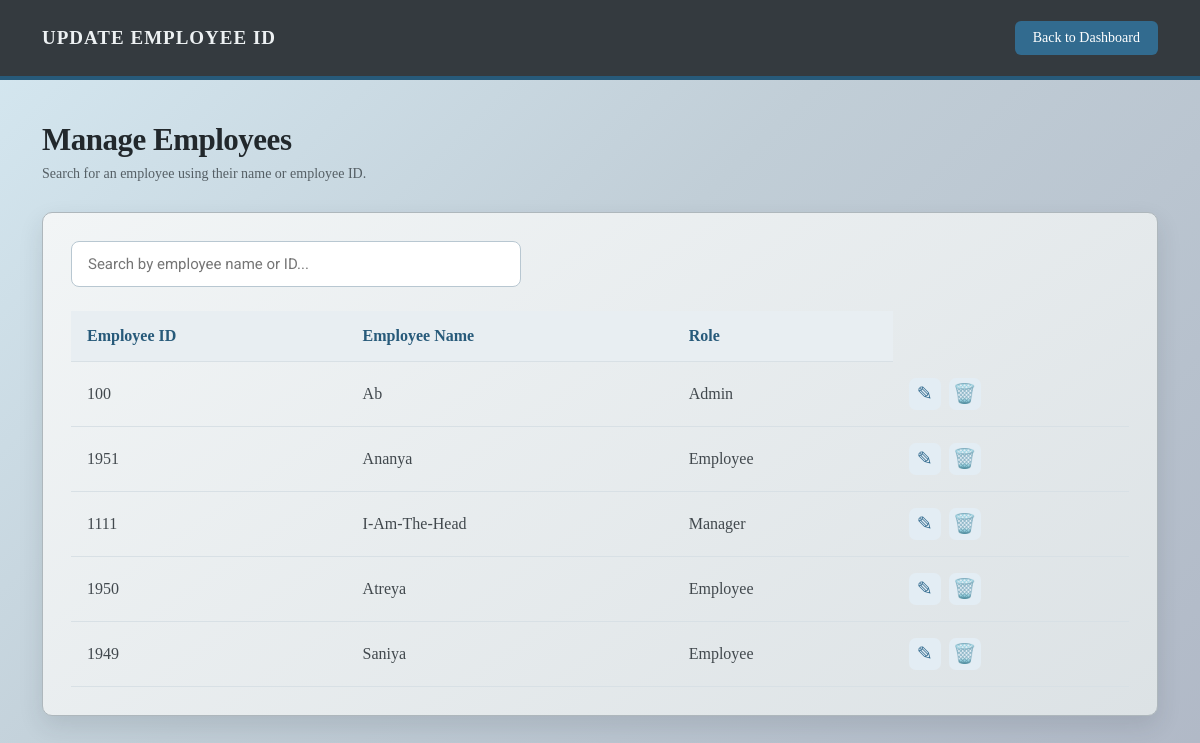
The page /manage-users (signed in) on the database as committed earlier.
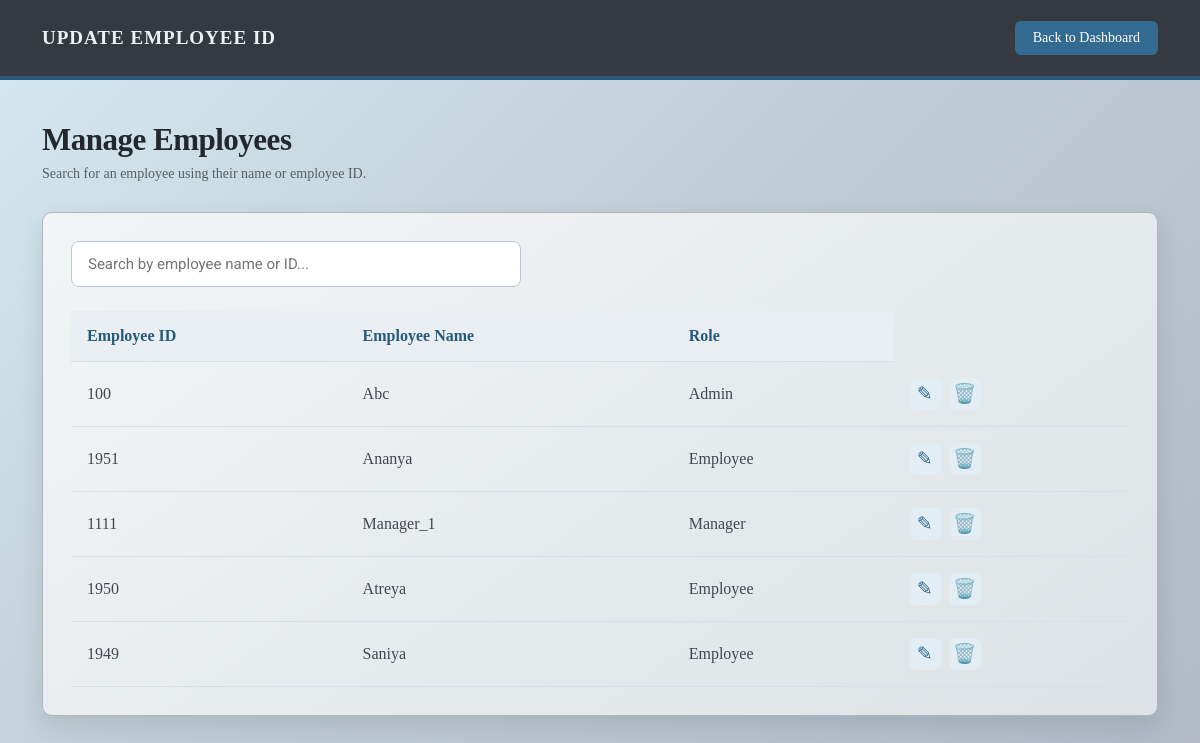
The same page on the database as committed later.
### tables this page shows
CREATE TABLE admin_log(
    srno INTEGER PRIMARY KEY AUTOINCREMENT,
    Employee_Name VARCHAR(100),
    Username INTEGER NOT NULL UNIQUE,
    Password TEXT NOT NULL,
    Role TEXT NOT NULL);

### app.py (the view)
@app.route("/manage-users")
@role_required("admin")
def manage_users():
    users = prac.view_user()
    return render_template("updateuser.html", users=users)

### app.py (called while the page is built)
def role_required(required_role):
    def decorator(function):
        @wraps(function)
        def wrapper(*args, **kwargs):
            if "username" not in session:
                flash("Please log in first.")
                return redirect(url_for("login"))
            if session.get("role") != required_role:
                flash("You do not have permission.")
                return redirect(url_for("login"))
            return function(*args, **kwargs)
        return wrapper
    return decorator

### prac.py (called while the page is built)
def connection_db():
    connection = sqlite3.connect("maintenance.db")
    return connection

def view_user():
    connection = connection_db()
    cursor = connection.cursor()
    cursor.execute("""SELECT srno, Employee_Name, Username, Role FROM admin_log""")
    logs = cursor.fetchall()
    connection.close()
    return logs

### templates/updateuser.html (shortened to what this page needs)
<!DOCTYPE html>
<html lang="en">
<head>
    <link rel="stylesheet"
          href="{{ url_for('static', filename='dashboard.css') }}">
</head>
<body class="dashboard admin-page update-user-page">
<header class="topbar">
    <h1>Update Employee ID</h1>
    <div class="topbar-right">
        <a href="{{ url_for('admin') }}" class="logout-btn">
            Back to Dashboard
        </a>
    </div>
</header>
<main class="dashboard-content">
    <section class="welcome-section">
        <h2>Manage Employees</h2>
        <p>Search for an employee using their name or employee ID.</p>
    </section>
    <section class="content-card">
        <div class="search-container">
            <input
                type="text"
                id="employeeSearch"
                placeholder="Search by employee name or ID..."
            >
        </div>
        <div class="table-container">
            <table class="employee-table">
                <thead>
                    <tr>
                        <th>Employee ID</th>
                        <th>Employee Name</th>
                        <th>Role</th>
                    </tr>
                </thead>
                <tbody id="employeeTableBody">
                    {% for user in users %}
                    <tr>
                        <td>{{ user[2] }}</td>
                        <td>{{ user[1] }}</td>
                        <td>{{ user[3]|title }}</td>
                        <td>
                            <div class="employee-icon-actions">
                                <button
                                    type="button"
                                    class="icon-btn edit-icon"
                                    title="Edit employee"
                                    data-id="{{ user[2] }}"
                                    data-name="{{ user[1] }}"
                                    data-role="{{ user[3] }}"
                                >
                                    ✎
                                </button>
                                <button
                                    type="button"
                                    class="icon-btn delete-icon"
                                    title="Delete employee"
                                    data-id="{{ user[2] }}"
                                    data-name="{{ user[1] }}"
                                >
                                    🗑️
                                </button>
                            </div>
                        </td>
                    </tr>
                    {% else %}
                    <tr>
                        <td colspan="4">No employees registered yet.</td>
                    </tr>
                    {% endfor %}
                </tbody>
            </table>
        </div>
    </section>
</main>
</body>
</html>

### static/dashboard.css (style rules this page uses)
* { margin: 0; padding: 0; box-sizing: border-box; }
html, body { width: 100%; min-height: 100%; }
body { margin: 0; }
.dashboard { min-height: 100vh; background: linear-gradient( 135deg, #d5e8f1 0%, #c1ced7 45%, #b0b8c6 100% ); color: #1f2933; overflow-x: hidden; }
.topbar { width: 100%; height: 80px; display: flex; align-items: center; justify-content: space-between; padding: 0 42px; background: linear-gradient( 135deg, #343a3f, #343a3f ); border-bottom: 4px solid #397fa5; color: #edf1f3; box-shadow: none; }
.topbar h1 { margin: 0; padding: 0; border: none; text-decoration: none; font-size: 19px; font-weight: 800; letter-spacing: 1px; text-transform: uppercase; }
.topbar-right { display: flex; align-items: center; justify-content: flex-end; gap: 5px; background: transparent; border: none; box-shadow: none; padding: 0; }
.logout-btn { display: inline-block; text-decoration: none; background-color: #326b8f; color: white; padding: 9px 18px; border-radius: 6px; font-size: 14px; transition: 0.3s; }
.dashboard-content { max-width: 1400px; margin: 0 auto; padding: 42px; }
.welcome-section { margin-bottom: 30px; }
.welcome-section h2 { margin-bottom: 8px; font-size: 31px; font-weight: 800; letter-spacing: -0.5px; color: #22282c; }
.welcome-section p { color: #555f65; font-size: 14px; }
.content-card { padding: 28px; margin-bottom: 25px; background: linear-gradient( 145deg, #f2f5f6, #dce2e5 ); border: 1px solid #aeb7bc; border-radius: 10px; box-shadow: 0 10px 25px rgba(31, 41, 51, 0.12); }
.admin-page .topbar { border-bottom-color: #275a7a; }
.update-user-page .content-card { margin-top: 25px; padding: 28px; overflow-x: auto; }
.update-user-page .search-container { margin-bottom: 24px; }
.update-user-page .search-container input { width: 100%; max-width: 450px; padding: 13px 16px; border: 1px solid #b8c7d1; border-radius: 8px; font-family: 'Roboto', sans-serif; font-size: 15px; outline: none; }
.update-user-page .employee-table { width: 100%; border-collapse: collapse; min-width: 600px; }
.update-user-page .employee-table th, .update-user-page .employee-table td { padding: 16px; text-align: left; border-bottom: 1px solid #d8e0e5; }
.update-user-page .employee-table th { background: #e8eef2; color: #275a7a; font-weight: 600; }
.update-user-page .employee-table td { color: #41484d; }
.update-user-page .employee-icon-actions { display: flex; align-items: center; gap: 8px; }
.update-user-page .icon-btn { width: 32px; height: 32px; display: inline-flex; align-items: center; justify-content: center; border: none; border-radius: 7px; cursor: pointer; font-size: 19px; transition: background 0.2s, transform 0.2s; }
.update-user-page .edit-icon { background: #e3edf4; color: #326b8f; }
.update-user-page .delete-icon { background: #e3edf4; color: #b6caf0; }

Rows that differ between the two databases and show on the page:
changed admin_log "Admin": Employee_Name "Ab" → "Abc"
changed admin_log "Manager": Employee_Name "I-Am-The-Head" → "Manager_1"
